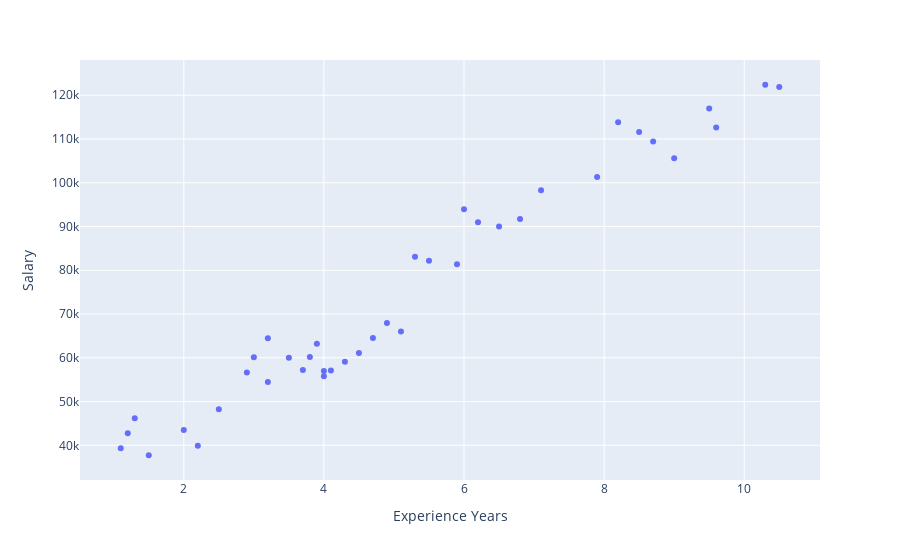

Source (notebook cell):
### Code cell
px.scatter(df,x='Experience Years',y='Salary')

### Figure 1 — Plotly figure (JSON) as saved in the notebook; plotly's stock layout.template omitted (floating-point values rounded to 4 significant figures)
{"data": [{"hovertemplate": "Experience Years=%{x}<br>Salary=%{y}<extra></extra>", "legendgroup": "", "marker": {"color": "#636efa", "symbol": "circle"}, "mode": "markers", "name": "", "orientation": "v", "showlegend": false, "type": "scatter", "x": [1.1, 1.2, 1.3, 1.5, 2.0, 2.2, 2.5, 2.9, 3.0, 3.2, 3.2, 3.5, 3.7, 3.8, 3.9, 4.0, 4.0, 4.1, 4.3, 4.5, 4.7, 4.9, 5.1, 5.3, 5.5, 5.9, 6.0, 6.2, 6.5, 6.8, 7.1, 7.9, 8.2, 8.5, 8.7, 9.0, 9.5, 9.6, 10.3, 10.5], "xaxis": "x", "y": [39343, 42774, 46205, 37731, 43525, 39891, 48266, 56642, 60150, 54445, 64445, 60000, 57189, 60200, 63218, 55794, 56957, 57081, 59095, 61111, 64500, 67938, 66029, 83088, 82200, 81363, 93940, 91000, 90000, 91738, 98273, 101302, 113812, 111620, 109431, 105582, 116969, 112635, 122391, 121872], "yaxis": "y"}], "layout": {"legend": {"tracegroupgap": 0}, "margin": {"t": 60}, "xaxis": {"anchor": "y", "domain": [0, 1], "title": {"text": "Experience Years"}}, "yaxis": {"anchor": "x", "domain": [0, 1], "title": {"text": "Salary"}}}}
